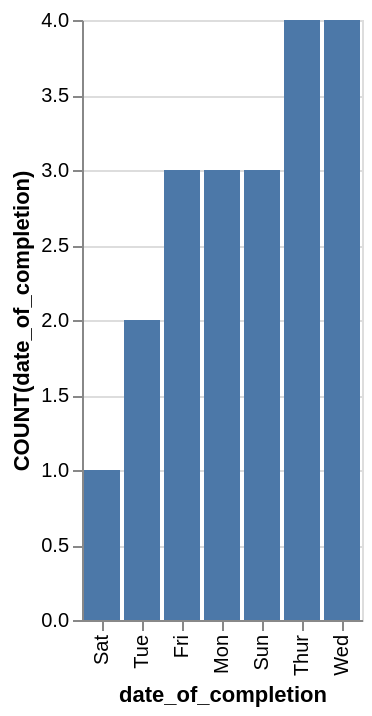

Write a Vega-Lite specification for this figure.
### Vega-Lite specification from a JSON file in a GitHub repository (floating-point values rounded to 4 significant figures)
{"data": {"values": [{"x_data": "Sat", "y_data": 1}, {"x_data": "Tue", "y_data": 2}, {"x_data": "Fri", "y_data": 3}, {"x_data": "Mon", "y_data": 3}, {"x_data": "Sun", "y_data": 3}, {"x_data": "Thur", "y_data": 4}, {"x_data": "Wed", "y_data": 4}]}, "mark": "bar", "encoding": {"x": {"field": "x_data", "type": "nominal", "title": "date_of_completion", "sort": {"op": "sum", "field": "y_data", "order": "ascending"}}, "y": {"field": "y_data", "type": "quantitative", "title": "COUNT(date_of_completion)"}}}
